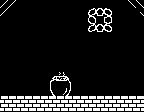

A level layout from a 2D game, rendered from its tile map. Below: a short description, then the map file with its tile-grid data intact:
An orthogonal 18x28 tile map with 8x4 px tiles, 1 tile layer (Capa de Patrones 1).

<map version="1.2" tiledversion="1.2.5" orientation="orthogonal" renderorder="right-down" width="18" height="28" tilewidth="8" tileheight="4" infinite="0" nextlayerid="2" nextobjectid="1">
 <tileset firstgid="1" source="patrones8x4_3.tsx" />
 <layer id="1" name="Capa de Patrones 1" width="18" height="28">
  <data encoding="csv">
41,41,200,200,200,200,200,200,200,200,200,200,200,200,200,200,42,42,
51,51,200,200,200,200,200,200,200,200,200,200,200,200,200,200,52,52,
41,200,200,200,200,200,200,200,200,200,200,65,66,67,200,200,200,200,
51,200,200,200,200,200,200,200,200,200,200,75,76,77,200,200,200,52,
200,200,200,200,200,200,200,200,200,200,200,85,200,87,200,200,200,200,
200,200,200,200,200,200,200,200,200,200,200,95,200,97,200,200,200,200,
200,200,200,200,200,200,200,200,200,200,200,65,66,67,200,200,200,200,
200,200,200,200,200,200,200,200,200,200,200,75,76,77,200,200,200,200,
200,200,200,200,200,200,200,200,200,200,200,200,200,200,200,200,200,200,
200,200,200,200,200,200,200,200,200,200,200,200,200,200,200,200,200,200,
200,200,200,200,200,200,200,200,200,200,200,200,200,200,200,200,200,200,
200,200,200,200,200,200,200,200,200,200,200,200,200,200,200,200,200,200,
200,200,200,200,200,200,200,200,200,200,200,200,200,200,200,200,200,200,
200,200,200,200,200,200,200,200,200,200,200,200,200,200,200,200,200,200,
200,200,200,200,200,200,200,200,200,200,200,200,200,200,200,200,200,200,
200,200,200,200,200,200,200,200,200,200,200,200,200,200,200,200,200,200,
200,200,200,200,200,200,200,200,200,200,200,200,200,200,200,200,200,200,
200,200,200,200,200,200,200,200,200,200,200,200,200,200,200,200,200,200,
200,200,200,200,200,200,144,145,146,200,200,200,200,200,200,200,200,200,
200,200,200,200,200,200,154,155,156,200,200,200,200,200,200,200,200,200,
200,200,200,200,200,200,164,165,166,200,200,200,200,200,200,200,200,200,
200,200,200,200,200,200,174,175,176,200,200,200,200,200,200,200,200,200,
200,200,200,200,200,200,184,185,186,200,200,200,200,200,200,200,200,200,
200,200,200,200,200,200,194,195,196,200,200,200,200,200,200,200,200,200,
1,2,1,2,1,2,1,2,1,2,1,2,1,2,1,2,1,2,
11,12,11,12,11,12,11,12,11,12,11,12,11,12,11,12,11,12,
21,22,21,22,21,22,21,22,21,22,21,22,21,22,21,22,21,22,
31,32,31,32,31,32,31,32,31,32,31,32,31,32,31,32,31,32
</data>
 </layer>
</map>
